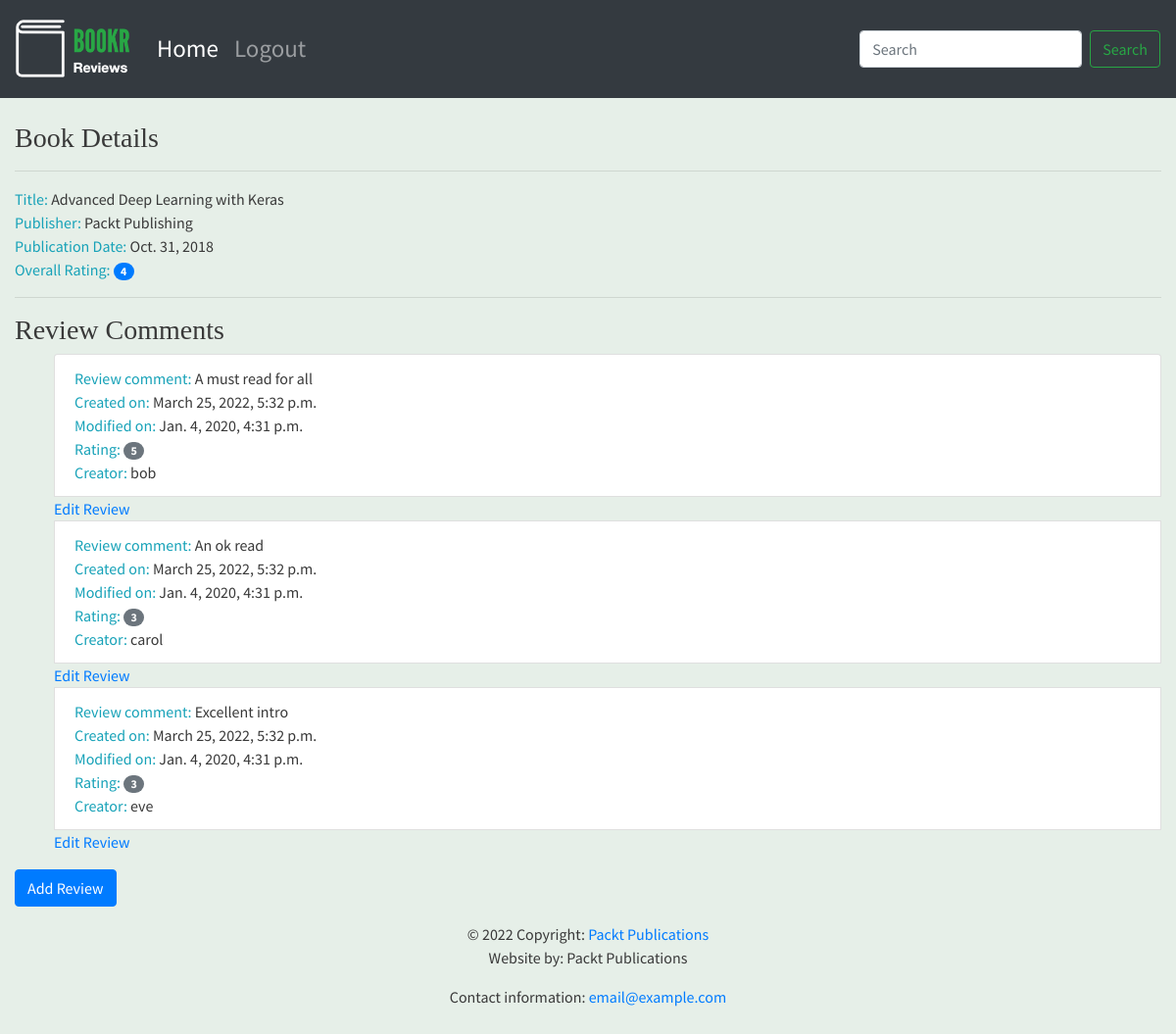
Page /books/1/ on the committed database.
### reviews/models.py (models this page shows, shortened)
class Book(models.Model):
    title = models.CharField(max_length=70, help_text="The title of the book.")
    publication_date = models.DateField(verbose_name="Date the book was published.")
    isbn = models.CharField(max_length=20, verbose_name="ISBN number of the book.")
    publisher = models.ForeignKey(Publisher, on_delete=models.CASCADE)
    contributors = models.ManyToManyField("Contributor", through="BookContributor")

class Publisher(models.Model):
    name = models.CharField(max_length=50, help_text="The name of the Publisher.")
    website = models.URLField(help_text="The Publisher's website.")
    email = models.EmailField(help_text="The Publisher's email address.")
    def __str__(self):
        return self.name

class Review(models.Model):
    content = models.TextField(help_text="The Review text.")
    rating = models.IntegerField(help_text="The rating the reviewer has given.")
    date_created = models.DateTimeField(
        auto_now_add=True, help_text="The date and time the review was created."
    )
    date_edited = models.DateTimeField(
        null=True, help_text="The date and time the review was last edited."
    )
    creator = models.ForeignKey(auth.get_user_model(), on_delete=models.CASCADE)
    book = models.ForeignKey(
        Book, on_delete=models.CASCADE, help_text="The Book that this review is for."
    )

### reviews/views.py (the view)
# urls.py: path("books/<int:pk>/", views.book_detail, name="book_detail"),
def book_detail(request, pk):
    book = get_object_or_404(Book, pk=pk)
    reviews = book.review_set.all()
    if reviews:
        book_rating = average_rating([review.rating for review in reviews])
        context = {"book": book, "book_rating": book_rating, "reviews": reviews}
    else:
        context = {"book": book, "book_rating": None, "reviews": None}
    return render(request, "reviews/book_detail.html", context)

### reviews/utils.py (called while the page is built)
def average_rating(rating_list):
    if not rating_list:
        return 0
    return round(sum(rating_list) / len(rating_list))

### reviews/templates/reviews/book_detail.html
{% extends 'reviews/base.html' %}
{% block content %}
      <br>
      <h3>Book Details</h3>
      <hr>
      <span class="text-info">Title: </span> <span>{{ book.title }}</span>
      <br>
      <span class="text-info">Publisher: </span><span>{{ book.publisher }}</span>
      <br>
      <span class="text-info">Publication Date: </span><span>{{ book.publication_date }}</span>
      <br>
      {% if not reviews %}
            <hr>
            <h3>Be the first one to write a review.</h3>
      {% else %}
            <span class="text-info">Overall Rating: </span><span class="badge badge-primary badge-pill">{{ book_rating }}</span>
            <br>
            <hr>
            <h3>Review Comments</h3>
            <ul>
            {% for review in reviews %}
                  <li class="list-group-item">
                        <span class="text-info">Review comment: </span> <span>{{ review.content }}</span>
                        <br>
                        <span class="text-info">Created on: </span><span>{{ review.date_created }}</span>
                        <br>
                        <span class="text-info">Modified on: </span><span>{{ review.date_edited }}</span>
                        <br>
                        <span class="text-info">Rating: </span><span class="badge badge-secondary badge-pill">{{ review.rating }}</span>
                        <br>
                        <span class="text-info">Creator: </span><span>{{ review.creator.username }}</span>
                        <br>
                  </li>
                  <a href="{% url 'review_edit' book.pk review.pk %}">Edit Review</a>
            {% endfor %}
            </ul>
      {% endif %}
      <a class="btn btn-primary" href="{% url 'review_create' book.pk %}">Add Review</a>
{% endblock %}

### reviews/templates/reviews/base.html
{% extends 'base.html' %}
{% load static %}
{% block brand %}<img src="{% static 'reviews/logo.png' %}">{% endblock %}

### templates/base.html (shortened to what this page needs)
<!doctype html>
{% load static %}
<html lang="en">
<head>
    <link rel="stylesheet" href="https://stackpath.bootstrapcdn.com/bootstrap/4.4.1/css/bootstrap.min.css"
>
    <link rel="stylesheet" href="https://cdnjs.cloudflare.com/ajax/libs/font-awesome/4.7.0/css/font-awesome.min.css">
    <link rel="stylesheet" href="{% static 'main.css' %}">
</head>
<body>
<nav class="navbar navbar-expand-sm navbar-dark bg-dark sticky-top">
    <a class="navbar-brand" href="/">{% block brand %}<img src="{% static 'logo.png' %}">{% endblock %}</a>
    <div class="collapse navbar-collapse" id="navbarSupportedContent">
        <ul class="navbar-nav mr-auto">
            <li class="nav-item active">
                <a class="nav-link" href="/books/">Home <span class="sr-only">(current)</span></a>
            </li>
            <li class="nav-item">
                <a class="nav-link" href="#">Logout</a>
            </li>
        </ul>
        <form action="{% url 'book_search' %}" class="form-inline my-2 my-lg-0">
            <input class="form-control mr-sm-2" type="search" placeholder="Search" aria-label="Search" name="search"
                   value="{{ search_text }}" minlength="3">
            <button class="btn btn-outline-success my-2 my-sm-0" type="submit">Search</button>
        </form>
    </div>
</nav>
<div class="container-fluid">
    {% block content %}{% endblock %}
</div>
<footer class="page-footer font-small blue">
    <div class="footer-copyright text-center py-3">&copy; 2022 Copyright:
        <a href="https://www.packtpub.com"> Packt Publications</a>
        <p>Website by: Packt Publications</p>
        <p>Contact information: <a href="mailto:email@example.com">email@example.com</a></p>
    </div>
</footer>
</body>
</html>

### static/main.css (style rules this page uses)
.navbar { min-height: 100px; font-size: 25px; }
.navbar-brand { font-size: 25px; }
.navbar-brand > img { height: 60px; }
body { font-family: 'Source Sans Pro', sans-serif; background-color: #e6efe8; color: #393939; }
h1, h2, h3, h4, h5, h6 { font-family: 'Libre Baskerville', serif; }

### rows in the picture
Book: title "Advanced Deep Learning with Keras", publisher "Packt Publishing", publication_date "Oct. 31, 2018"
Review: content "A must read for all", date_created "March 25, 2022, 5:32 p.m.", date_edited "Jan. 4, 2020, 4:31 p.m.", rating "5", creator.username "bob"
Review: content "An ok read", date_created "March 25, 2022, 5:32 p.m.", date_edited "Jan. 4, 2020, 4:31 p.m.", rating "3", creator.username "carol"
Review: content "Excellent intro", date_created "March 25, 2022, 5:32 p.m.", date_edited "Jan. 4, 2020, 4:31 p.m.", rating "3", creator.username "eve"

### other values in the picture
{{ book_rating }} "4"
